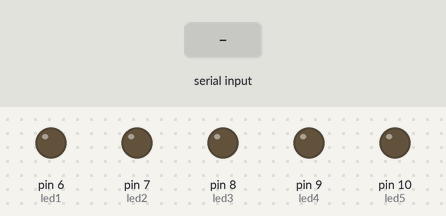
Bench run of a sketch on a simulated Arduino Uno, built with avr-gcc and run on an emulated ATmega328P. Shown: output pins drawn as LEDs (lit = HIGH). The test bench sets the inputs (shaded band).

Above: at 1.2 s.
1.3 s: "1\n" received over Serial
At 2.2 s:
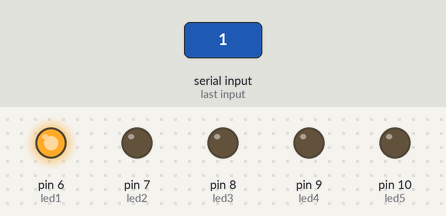
2.9 s: "2\n" received over Serial
At 3.7 s:
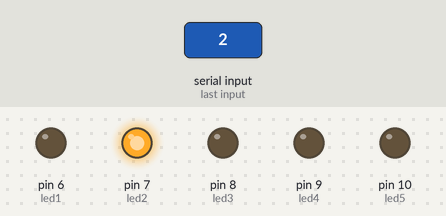
4.4 s: "3\n" received over Serial
At 5.2 s:
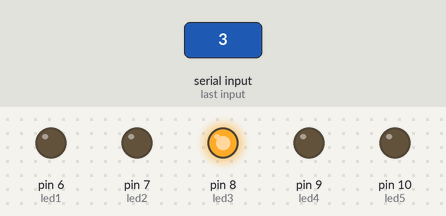
5.9 s: "4\n" received over Serial
At 6.7 s:
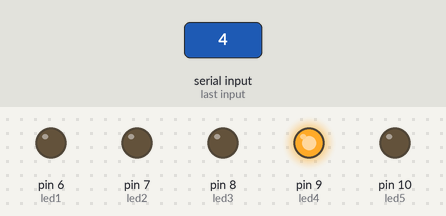
7.4 s: "5\n" received over Serial
At 8.2 s:
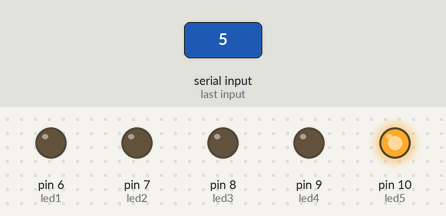
8.9 s: "90,45\n" received over Serial
At 9.8 s:
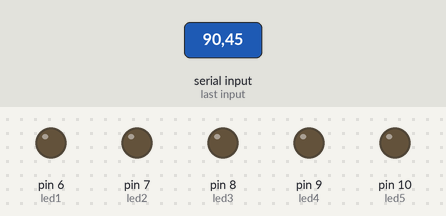
Timing chart, 0 to 11.4 s (numbered marks = the images above; inputs shaded):
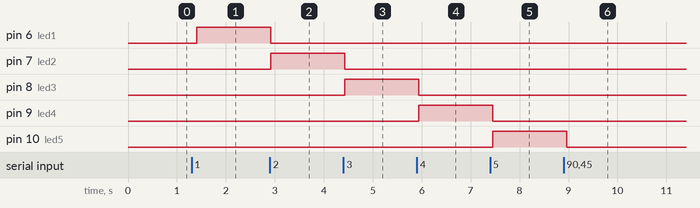

Measured:
- after the input at 1.3 s, pin 6 (led1): LOW → HIGH after 0.11 s
- after the input at 2.9 s, pin 6 (led1): HIGH → LOW at once; pin 7 (led2): LOW → HIGH at once
- after the input at 4.4 s, pin 7 (led2): HIGH → LOW at once; pin 8 (led3): LOW → HIGH at once
- after the input at 5.9 s, pin 8 (led3): HIGH → LOW at once; pin 9 (led4): LOW → HIGH at once
- after the input at 7.4 s, pin 9 (led4): HIGH → LOW after 0.05 s; pin 10 (led5): LOW → HIGH after 0.05 s
- after the input at 8.9 s, pin 10 (led5): HIGH → LOW after 0.06 s

The sketch:

P11_PrenderLedSeleccionado.ino
```cpp
int index;

int led1 = 6;
int led2 = 7;
int led3 = 8;
int led4 = 9;
int led5 = 10;

void setup() {
  // put your setup code here, to run once:
  Serial.begin(9600);
  Serial.setTimeout(10);

  pinMode(led1,OUTPUT);
  pinMode(led2,OUTPUT);
  pinMode(led3,OUTPUT);
  pinMode(led4,OUTPUT);
  pinMode(led5,OUTPUT);
}

void loop() {
  // put your main code here, to run repeatedly:
  if (Serial.available() > 0) { // devuelve cuantos bytes hay en el buffer de entrada!
    int respuesta = Serial.readString().toInt();
    // suponiendo usuarios perfectos

    digitalWrite(led1, 0);
    digitalWrite(led2, 0);
    digitalWrite(led3, 0);
    digitalWrite(led4, 0);
    digitalWrite(led5, 0);

    switch (respuesta) {
      case 1:
        digitalWrite(led1, 1);
        break;
      case 2:
        digitalWrite(led2, 1);
        break;
      case 3:
        digitalWrite(led3, 1);
        break;
      case 4:
        digitalWrite(led4, 1);
        break;
      case 5:
        digitalWrite(led5, 1);
        break;
    }
  }
  delay(100);
}
```
